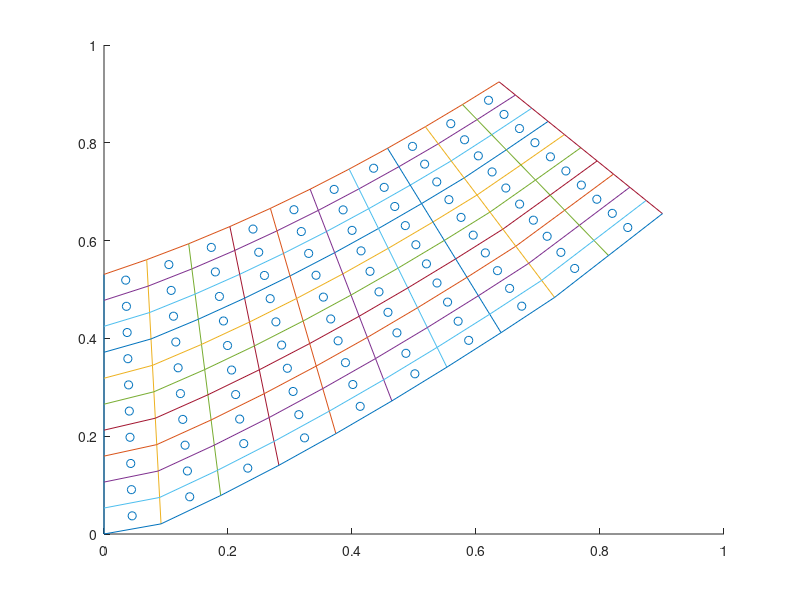

Here is the MATLAB script that generated this plot: (Note: this script raises an error after producing the figure.)
% qj_des = 1.4/0.0254^2*ones(10,10);

qj_des = randi(10,10)

x_bottom = 0.0254*[0 3.622 7.411 11.107 14.724 18.279 21.772 25.214 28.611 32.037 35.463];
y_bottom = 0.0254*[0 0.815 3.101 5.532 8.081 10.715 13.431 16.211 19.046 22.421 25.795];

x_top = 0.0254*[0 2.712 5.378 7.994 10.566 13.09 15.567 18.005 20.404 22.764 25.09];
y_top = 0.0254*[20.902 22.085 23.37 24.754 26.217 27.76 29.38 31.057 32.79 34.576 36.404];

x = zeros(11,11);
y = zeros(11,11);

num_slope = y_top - y_bottom;
den_slope = x_top-x_bottom;

slope = num_slope./den_slope;

for i=1:11
    if slope(i) == inf
        slope(i) = 0;
    else
    end
end

b = y_bottom - slope.*x_bottom;

x_diff = x_bottom-x_top;

for i=1:11
    if x_diff(i) ~= 0
        x(:,i) = x_top(i):x_diff(i)/10:x_bottom(i)';
    else
        x(2:end-1,i) = x_top(i)*ones(9,1);
    end
    
    if slope~=0
        y(:,i) = slope(i)*x(:,i) + b(i);
    else
        y(:,i) = fliplr(y_bottom(i):(y_top(i)-y_bottom(i))/10:y_top(i))';
    end

end

x_cen = [];
y_cen = [];

for i=1:10
    for j=1:10
%         x_cen(10*(i-1)+j,1) = x(i,j) - 0.5*(x(i,j)-x(i,j+1));
%         y_cen(10*(i-1)+j,1) = y(i,j) - 0.5*(y(i,j)-y(i+1,j));
        x_cen(10*(i-1)+j,1) = 0.25*(x(i,j) + x(i+1,j) + x(i+1,j+1) + x(i,j+1));
        y_cen(10*(i-1)+j,1) = 0.25*(y(i,j) + y(i+1,j) + y(i+1,j+1) + y(i,j+1));
    end
end
figure;
for i = 1:11
    hold on;
    plot(x(:,i), y(:,i))
    plot(x(i,:), y(i,:))
end

scatter(x_cen, y_cen)

qj_inter = [];
idx = 0;

% Loop over top row
for j=1:11
     if j == 1
        idx = idx + 1;
        qj_inter(idx,1) = qj_des(1,j);
    elseif j == 11
        idx = idx + 1;
        qj_inter(idx,1) = qj_des(1,j-1);    
    else
        idx = idx + 1;
        qj_inter(idx,1) = 0.5*(qj_des(1,j-1) + qj_des(1,j));
    end        
end

% Loop over bottom row
for j=1:11
     if j == 1
        idx = idx + 1;
        qj_inter(idx,1) = qj_des(10,j);
    elseif j == 11
        idx = idx + 1;
        qj_inter(idx,1) = qj_des(10,j-1);    
    else
        idx = idx + 1;
        qj_inter(idx,1) = 0.5*(qj_des(10,j-1) + qj_des(10,j));
    end        
end

% Loop over left column
for i=2:10
     idx = idx + 1;
     qj_inter(idx,1) = 0.5*(qj_des(i,1) + qj_des(i,1));
end

% Loop over right column
for i=2:10
     idx = idx + 1;
     qj_inter(idx,1) = 0.5*(qj_des(i,10) + qj_des(i,10));
end

qj_des_vec = reshape(qj_des, [length(x_cen), 1]);

x_fit = [x_cen; x(1,:)'; x(11,:)'; x(2:10,1); x(2:10, 11)];
y_fit = [y_cen; y(1,:)'; y(11,:)'; y(2:10,1); y(2:10, 11)];
qj_fit = [qj_des_vec; qj_inter];

fit_obj = fit([x_fit, y_fit], qj_fit, 'cubicinterp')
figure;
plot(fit_obj, [x_fit, y_fit], qj_fit)